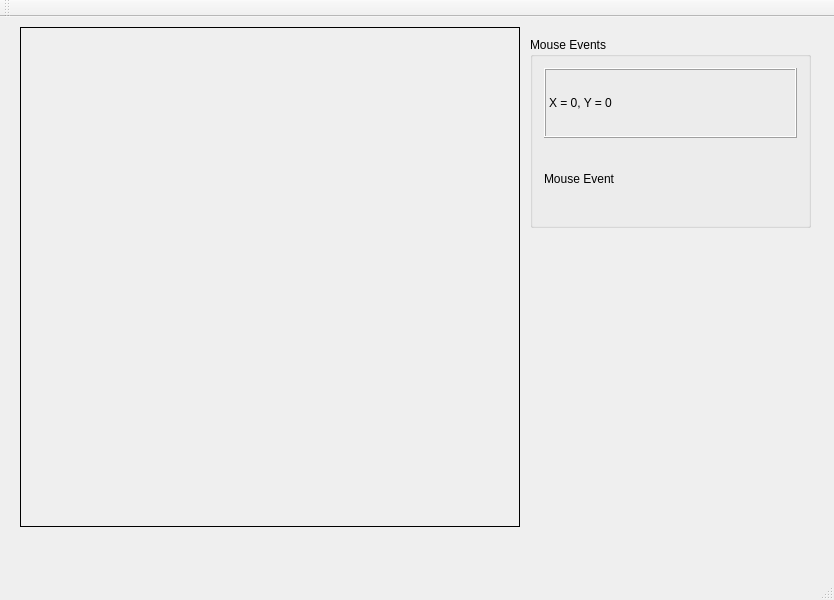
<?xml version="1.0" encoding="UTF-8"?>
<ui version="4.0">
 <class>MainWindow</class>
 <widget class="QMainWindow" name="MainWindow">
  <property name="geometry">
   <rect>
    <x>0</x>
    <y>0</y>
    <width>834</width>
    <height>600</height>
   </rect>
  </property>
  <property name="mouseTracking">
   <bool>false</bool>
  </property>
  <property name="windowTitle">
   <string>MainWindow</string>
  </property>
  <widget class="QWidget" name="centralWidget">
   <widget class="ClickLabel" name="label">
    <property name="geometry">
     <rect>
      <x>20</x>
      <y>10</y>
      <width>500</width>
      <height>500</height>
     </rect>
    </property>
    <property name="mouseTracking">
     <bool>true</bool>
    </property>
    <property name="frameShape">
     <enum>QFrame::Box</enum>
    </property>
    <property name="text">
     <string/>
    </property>
   </widget>
   <widget class="QGroupBox" name="groupBox">
    <property name="geometry">
     <rect>
      <x>530</x>
      <y>20</y>
      <width>281</width>
      <height>191</height>
     </rect>
    </property>
    <property name="title">
     <string>Mouse Events</string>
    </property>
    <layout class="QVBoxLayout" name="verticalLayout">
     <item>
      <widget class="QLabel" name="mouse_cord">
       <property name="frameShape">
        <enum>QFrame::Box</enum>
       </property>
       <property name="frameShadow">
        <enum>QFrame::Raised</enum>
       </property>
       <property name="text">
        <string>X = 0, Y = 0</string>
       </property>
      </widget>
     </item>
     <item>
      <widget class="QLabel" name="mouse_eve">
       <property name="text">
        <string>Mouse Event</string>
       </property>
      </widget>
     </item>
    </layout>
   </widget>
  </widget>
  <widget class="QMenuBar" name="menuBar">
   <property name="geometry">
    <rect>
     <x>0</x>
     <y>0</y>
     <width>834</width>
     <height>19</height>
    </rect>
   </property>
  </widget>
  <widget class="QToolBar" name="mainToolBar">
   <attribute name="toolBarArea">
    <enum>TopToolBarArea</enum>
   </attribute>
   <attribute name="toolBarBreak">
    <bool>false</bool>
   </attribute>
  </widget>
  <widget class="QStatusBar" name="statusBar"/>
 </widget>
 <layoutdefault spacing="6" margin="11"/>
 <customwidgets>
  <customwidget>
   <class>ClickLabel</class>
   <extends>QLabel</extends>
   <header location="global">clicklabel.h</header>
  </customwidget>
 </customwidgets>
 <resources/>
 <connections/>
</ui>
